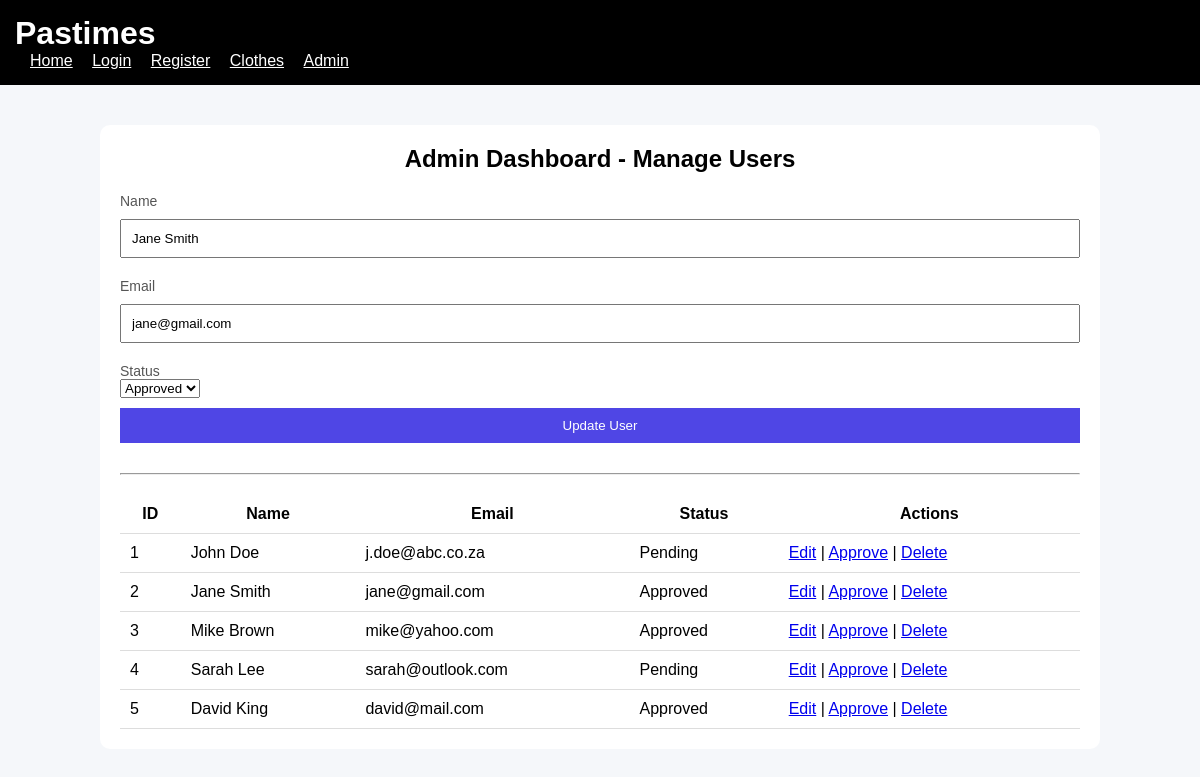
/adminDashboard.php?edit=2, run on the app's committed database.
### tables this page shows
CREATE TABLE IF NOT EXISTS `tbluser` (
  `id` int(11) NOT NULL AUTO_INCREMENT,
  `name` varchar(100) DEFAULT NULL,
  `email` varchar(100) DEFAULT NULL,
  `password` varchar(255) DEFAULT NULL,
  `status` varchar(20) DEFAULT NULL,
  PRIMARY KEY (`id`)
);

### adminDashboard.php (the view, shortened to what this page needs)
<?php
include 'DBConn.php';
$editUser = null;
if (isset($_GET['edit'])) {
    $id = $_GET['edit'];
    $result = $conn->query("SELECT * FROM tblUser WHERE id=$id");
    $editUser = $result->fetch_assoc();
}
$result = $conn->query("SELECT * FROM tblUser");
?>
<link rel="stylesheet" href="css/style.css">
<?php include 'navbar.php'; ?>
<div class="container" style="max-width:1000px;">
<div class="card">
<h2 class="title">Admin Dashboard - Manage Users</h2>
<form method="POST">
    <label>Name</label>
    <input type="text" name="name"
           value="<?= $editUser['name'] ?? '' ?>" required>
    <label>Email</label>
    <input type="email" name="email"
           value="<?= $editUser['email'] ?? '' ?>" required>
    <label>Status</label>
    <select name="status">
        <option value="Approved"
            <?= (isset($editUser['status']) && $editUser['status']=="Approved") ? "selected" : "" ?>>
            Approved
        </option>
    </select>
    <?php if ($editUser): ?>
        <button type="submit" name="updateUser">Update User</button>
    <?php else: ?>
        <button type="submit" name="addUser">Add User</button>
    <?php endif; ?>
</form>
<hr style="margin:20px 0;">
<table>
<tr>
<th>ID</th>
<th>Name</th>
<th>Email</th>
<th>Status</th>
<th>Actions</th>
</tr>
<?php while($row = $result->fetch_assoc()): ?>
<tr>
<td><?= $row['id'] ?></td>
<td><?= $row['name'] ?></td>
<td><?= $row['email'] ?></td>
<td><?= $row['status'] ?></td>
<td>
    <a href="?edit=<?= $row['id'] ?>">Edit</a> |
    <a href="?approve=<?= $row['id'] ?>">Approve</a> |
    <a href="?delete=<?= $row['id'] ?>" onclick="return confirm('Delete user?')">Delete</a>
</td>
</tr>
<?php endwhile; ?>
</table>
</div>
</div>

### css/style.css (style rules this page uses)
* { margin: 0; padding: 0; box-sizing: border-box; font-family: Arial; }
.container { width: 90%; max-width: 900px; margin: 40px auto; }
.card { background: white; padding: 20px; border-radius: 10px; }
.title { text-align: center; margin-bottom: 20px; }
input, button { width: 100%; padding: 10px; margin: 10px 0; }
button { background: #4f46e5; color: white; border: none; cursor: pointer; }
table { width: 100%; border-collapse: collapse; }
th, td { padding: 10px; border-bottom: 1px solid #ddd; }
label { font-size: 14px; margin-top: 10px; display: block; color: #555; }

### data on the page
tbluser: name "Jane Smith", email "jane@gmail.com", status "Approved", id "2"
tbluser: id "1", name "John Doe", email "j.doe@abc.co.za", status "Pending"
tbluser: id "3", name "Mike Brown", email "mike@yahoo.com", status "Approved"
tbluser: id "4", name "Sarah Lee", email "sarah@outlook.com", status "Pending"
tbluser: id "5", name "David King", email "david@mail.com", status "Approved"
